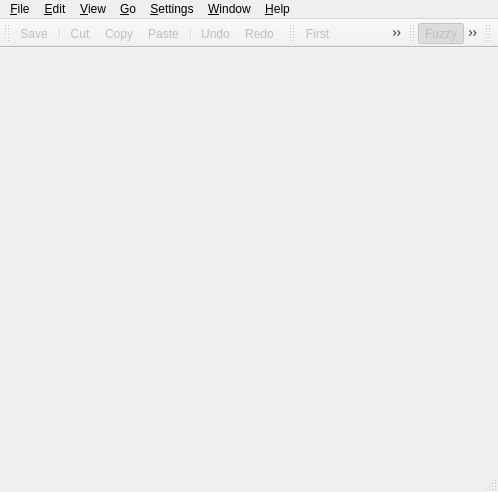
<ui version="4.0" >
 <class>MainWindow</class>
 <widget class="QMainWindow" name="MainWindow" >
  <property name="enabled" >
   <bool>true</bool>
  </property>
  <property name="geometry" >
   <rect>
    <x>0</x>
    <y>0</y>
    <width>498</width>
    <height>492</height>
   </rect>
  </property>
  <property name="sizePolicy" >
   <sizepolicy>
    <hsizetype>7</hsizetype>
    <vsizetype>7</vsizetype>
    <horstretch>0</horstretch>
    <verstretch>0</verstretch>
   </sizepolicy>
  </property>
  <property name="minimumSize" >
   <size>
    <width>400</width>
    <height>300</height>
   </size>
  </property>
  <property name="contextMenuPolicy" >
   <enum>Qt::DefaultContextMenu</enum>
  </property>
  <property name="windowTitle" >
   <string>Form</string>
  </property>
  <property name="windowIcon" >
   <iconset>../images/pootling.png</iconset>
  </property>
  <property name="statusTip" >
   <string/>
  </property>
  <property name="whatsThis" >
   <string/>
  </property>
  <widget class="QWidget" name="centralwidget" />
  <widget class="QMenuBar" name="menubar" >
   <property name="geometry" >
    <rect>
     <x>0</x>
     <y>0</y>
     <width>498</width>
     <height>28</height>
    </rect>
   </property>
   <widget class="QMenu" name="menuFile" >
    <property name="title" >
     <string>&amp;File</string>
    </property>
    <widget class="QMenu" name="menuOpen_Recent" >
     <property name="title" >
      <string>Open &amp;Recent</string>
     </property>
     <property name="icon" >
      <iconset>../images/open.png</iconset>
     </property>
    </widget>
    <addaction name="actionOpenInNewWindow" />
    <addaction name="actionOpen" />
    <addaction name="menuOpen_Recent" />
    <addaction name="action_Close" />
    <addaction name="separator" />
    <addaction name="actionSave" />
    <addaction name="actionSaveas" />
    <addaction name="separator" />
    <addaction name="actionExit" />
   </widget>
   <widget class="QMenu" name="menuEdit" >
    <property name="title" >
     <string>&amp;Edit</string>
    </property>
    <addaction name="actionUndo" />
    <addaction name="actionRedo" />
    <addaction name="separator" />
    <addaction name="actionCut" />
    <addaction name="actionCopy" />
    <addaction name="actionPaste" />
    <addaction name="separator" />
    <addaction name="actionSelectAll" />
    <addaction name="separator" />
    <addaction name="actionFind" />
    <addaction name="actionFindPrevious" />
    <addaction name="actionFindNext" />
    <addaction name="actionReplace" />
    <addaction name="separator" />
    <addaction name="actionCopySource2Target" />
    <addaction name="actionToggleFuzzy" />
    <addaction name="actionEdit_Header" />
   </widget>
   <widget class="QMenu" name="menuView" >
    <property name="enabled" >
     <bool>true</bool>
    </property>
    <property name="title" >
     <string>&amp;View</string>
    </property>
    <addaction name="actionFilterFuzzy" />
    <addaction name="actionFilterTranslated" />
    <addaction name="actionFilterUntranslated" />
   </widget>
   <widget class="QMenu" name="menuGo" >
    <property name="title" >
     <string>&amp;Go</string>
    </property>
    <addaction name="actionFirst" />
    <addaction name="actionPrevious" />
    <addaction name="actionNext" />
    <addaction name="actionLast" />
   </widget>
   <widget class="QMenu" name="menuWindow" >
    <property name="title" >
     <string>&amp;Window</string>
    </property>
    <widget class="QMenu" name="menuToolbars" >
     <property name="title" >
      <string>Toolbars</string>
     </property>
    </widget>
    <addaction name="separator" />
    <addaction name="separator" />
    <addaction name="menuToolbars" />
   </widget>
   <widget class="QMenu" name="menuHelp" >
    <property name="title" >
     <string>&amp;Help</string>
    </property>
    <addaction name="actionAbout" />
    <addaction name="actionAboutQT" />
   </widget>
   <widget class="QMenu" name="menuSettings" >
    <property name="title" >
     <string>&amp;Settings</string>
    </property>
    <addaction name="actionPreferences" />
   </widget>
   <addaction name="menuFile" />
   <addaction name="menuEdit" />
   <addaction name="menuView" />
   <addaction name="menuGo" />
   <addaction name="menuSettings" />
   <addaction name="menuWindow" />
   <addaction name="menuHelp" />
  </widget>
  <widget class="QStatusBar" name="statusbar" />
  <widget class="QToolBar" name="toolStandard" >
   <property name="enabled" >
    <bool>true</bool>
   </property>
   <property name="windowTitle" >
    <string>Standard Toolbar</string>
   </property>
   <property name="orientation" >
    <enum>Qt::Horizontal</enum>
   </property>
   <attribute name="toolBarArea" >
    <number>4</number>
   </attribute>
   <addaction name="actionSave" />
   <addaction name="separator" />
   <addaction name="actionCut" />
   <addaction name="actionCopy" />
   <addaction name="actionPaste" />
   <addaction name="separator" />
   <addaction name="actionUndo" />
   <addaction name="actionRedo" />
  </widget>
  <widget class="QToolBar" name="toolNavigation" >
   <property name="contextMenuPolicy" >
    <enum>Qt::DefaultContextMenu</enum>
   </property>
   <property name="acceptDrops" >
    <bool>false</bool>
   </property>
   <property name="windowTitle" >
    <string>Navigation Toolbar</string>
   </property>
   <property name="orientation" >
    <enum>Qt::Horizontal</enum>
   </property>
   <attribute name="toolBarArea" >
    <number>4</number>
   </attribute>
   <addaction name="actionFirst" />
   <addaction name="actionPrevious" />
   <addaction name="actionNext" />
   <addaction name="actionLast" />
  </widget>
  <widget class="QToolBar" name="toolFilter" >
   <property name="windowTitle" >
    <string>Filter Toolbar</string>
   </property>
   <property name="orientation" >
    <enum>Qt::Horizontal</enum>
   </property>
   <attribute name="toolBarArea" >
    <number>4</number>
   </attribute>
   <addaction name="actionFilterFuzzy" />
   <addaction name="actionFilterTranslated" />
   <addaction name="actionFilterUntranslated" />
  </widget>
  <widget class="QToolBar" name="toolBar" >
   <property name="orientation" >
    <enum>Qt::Horizontal</enum>
   </property>
   <attribute name="toolBarArea" >
    <number>4</number>
   </attribute>
  </widget>
  <action name="actionNew" >
   <property name="icon" >
    <iconset>../images/new.png</iconset>
   </property>
   <property name="text" >
    <string>&amp;New</string>
   </property>
   <property name="shortcut" >
    <string>Ctrl+N</string>
   </property>
  </action>
  <action name="actionOpen" >
   <property name="icon" >
    <iconset>../images/open.png</iconset>
   </property>
   <property name="text" >
    <string>&amp;Open</string>
   </property>
   <property name="whatsThis" >
    <string>&lt;h3>open a file&lt;/h3>You will be asked for the name of a file to be opened and open recent file in an editor window.</string>
   </property>
   <property name="shortcut" >
    <string>Ctrl+O</string>
   </property>
  </action>
  <action name="actionSave" >
   <property name="enabled" >
    <bool>false</bool>
   </property>
   <property name="icon" >
    <iconset>../images/save.png</iconset>
   </property>
   <property name="text" >
    <string>&amp;Save</string>
   </property>
   <property name="whatsThis" >
    <string>&lt;h3>Save a file&lt;/h3>Save the contents of current editor window.</string>
   </property>
   <property name="shortcut" >
    <string>Ctrl+S</string>
   </property>
  </action>
  <action name="actionSaveas" >
   <property name="enabled" >
    <bool>false</bool>
   </property>
   <property name="icon" >
    <iconset>../images/saveAs.png</iconset>
   </property>
   <property name="text" >
    <string>Save &amp;As</string>
   </property>
   <property name="shortcut" >
    <string/>
   </property>
  </action>
  <action name="actionExit" >
   <property name="icon" >
    <iconset>../images/exit.png</iconset>
   </property>
   <property name="text" >
    <string>&amp;Quit</string>
   </property>
   <property name="statusTip" >
    <string>Quit the application</string>
   </property>
   <property name="whatsThis" >
    <string>&lt;h3>Quit the application&lt;/h3>You will be asked to save the opened file that is being edited.</string>
   </property>
   <property name="shortcut" >
    <string>Ctrl+Q</string>
   </property>
  </action>
  <action name="actionUndo" >
   <property name="enabled" >
    <bool>false</bool>
   </property>
   <property name="icon" >
    <iconset>../images/undo.png</iconset>
   </property>
   <property name="text" >
    <string>Undo</string>
   </property>
   <property name="whatsThis" >
    <string>&lt;h3>Undo&lt;/h3>Undo the last change done in the current editor.</string>
   </property>
   <property name="shortcut" >
    <string>Ctrl+Z</string>
   </property>
  </action>
  <action name="actionRedo" >
   <property name="enabled" >
    <bool>false</bool>
   </property>
   <property name="icon" >
    <iconset>../images/redo.png</iconset>
   </property>
   <property name="text" >
    <string>Redo</string>
   </property>
   <property name="whatsThis" >
    <string>&lt;h3>Redo&lt;/h3>Redo the last change done in the current editor.</string>
   </property>
   <property name="shortcut" >
    <string>Ctrl+Shift+Z</string>
   </property>
  </action>
  <action name="actionCut" >
   <property name="enabled" >
    <bool>false</bool>
   </property>
   <property name="icon" >
    <iconset>../images/cut.png</iconset>
   </property>
   <property name="text" >
    <string>Cut</string>
   </property>
   <property name="whatsThis" >
    <string>&lt;h3>Cut&lt;/h3>Cut the selected text of the current editor to the clipboard.</string>
   </property>
   <property name="shortcut" >
    <string>Ctrl+X</string>
   </property>
  </action>
  <action name="actionCopy" >
   <property name="checkable" >
    <bool>false</bool>
   </property>
   <property name="enabled" >
    <bool>false</bool>
   </property>
   <property name="icon" >
    <iconset>../images/copy.png</iconset>
   </property>
   <property name="text" >
    <string>Copy</string>
   </property>
   <property name="whatsThis" >
    <string>&lt;h3>Copy&lt;/h3>Copy the selected text of the current editor to the clipboard.</string>
   </property>
   <property name="shortcut" >
    <string>Ctrl+C</string>
   </property>
  </action>
  <action name="actionPaste" >
   <property name="enabled" >
    <bool>false</bool>
   </property>
   <property name="icon" >
    <iconset>../images/paste.png</iconset>
   </property>
   <property name="text" >
    <string>Paste</string>
   </property>
   <property name="iconText" >
    <string>Paste</string>
   </property>
   <property name="toolTip" >
    <string>Paste</string>
   </property>
   <property name="whatsThis" >
    <string>&lt;h3>Paste&lt;/h3>Paste the last cut/copies text from the clipboard to the current editor.</string>
   </property>
   <property name="shortcut" >
    <string>Ctrl+V</string>
   </property>
  </action>
  <action name="actionFind" >
   <property name="enabled" >
    <bool>false</bool>
   </property>
   <property name="icon" >
    <iconset>../images/find.png</iconset>
   </property>
   <property name="text" >
    <string>Find</string>
   </property>
   <property name="shortcut" >
    <string>Ctrl+F</string>
   </property>
  </action>
  <action name="actionAbout" >
   <property name="text" >
    <string>About</string>
   </property>
   <property name="shortcut" >
    <string/>
   </property>
  </action>
  <action name="actionShowMenuBar" >
   <property name="text" >
    <string>Show MenuBar</string>
   </property>
   <property name="shortcut" >
    <string>Ctrl+M</string>
   </property>
  </action>
  <action name="actionShowTUview" >
   <property name="text" >
    <string>Show TUview</string>
   </property>
   <property name="shortcut" >
    <string>Ctrl+T</string>
   </property>
  </action>
  <action name="actionAboutQT" >
   <property name="text" >
    <string>About QT</string>
   </property>
   <property name="shortcut" >
    <string/>
   </property>
  </action>
  <action name="actionShow_MenuBar" >
   <property name="text" >
    <string>Show MenuBar</string>
   </property>
  </action>
  <action name="actionShow_TUview" >
   <property name="text" >
    <string>Show TUview</string>
   </property>
  </action>
  <action name="actionFirst" >
   <property name="enabled" >
    <bool>false</bool>
   </property>
   <property name="icon" >
    <iconset>../images/first.png</iconset>
   </property>
   <property name="text" >
    <string>&amp;First</string>
   </property>
   <property name="whatsThis" >
    <string>&lt;h3>First&lt;/h3>Move to first row of the table.</string>
   </property>
   <property name="shortcut" >
    <string>Ctrl+PgUp</string>
   </property>
  </action>
  <action name="actionPrevious" >
   <property name="enabled" >
    <bool>false</bool>
   </property>
   <property name="icon" >
    <iconset>../images/previous.png</iconset>
   </property>
   <property name="text" >
    <string>&amp;Previous</string>
   </property>
   <property name="whatsThis" >
    <string>&lt;h3>Previous&lt;/h3>Move to previous row inside the table.</string>
   </property>
   <property name="shortcut" >
    <string>PgUp</string>
   </property>
  </action>
  <action name="actionNext" >
   <property name="enabled" >
    <bool>false</bool>
   </property>
   <property name="icon" >
    <iconset>../images/next.png</iconset>
   </property>
   <property name="text" >
    <string>&amp;Next</string>
   </property>
   <property name="whatsThis" >
    <string>&lt;h3>Next&lt;/h3>Move to next row inside the table.</string>
   </property>
   <property name="shortcut" >
    <string>PgDown</string>
   </property>
  </action>
  <action name="actionLast" >
   <property name="enabled" >
    <bool>false</bool>
   </property>
   <property name="icon" >
    <iconset>../images/last.png</iconset>
   </property>
   <property name="text" >
    <string>&amp;Last</string>
   </property>
   <property name="whatsThis" >
    <string>&lt;h3>Last&lt;/h3>Move to last row of the table.</string>
   </property>
   <property name="shortcut" >
    <string>Ctrl+PgDown</string>
   </property>
  </action>
  <action name="actionShowDetail" >
   <property name="text" >
    <string>Show Detail</string>
   </property>
  </action>
  <action name="actionShowComment" >
   <property name="text" >
    <string>Show Comment</string>
   </property>
  </action>
  <action name="actionShowOverview" >
   <property name="text" >
    <string>Show Overview</string>
   </property>
  </action>
  <action name="actionCopySource2Target" >
   <property name="enabled" >
    <bool>false</bool>
   </property>
   <property name="text" >
    <string>Copy Source to Target</string>
   </property>
   <property name="shortcut" >
    <string>F2</string>
   </property>
  </action>
  <action name="actionToggleFuzzy" >
   <property name="enabled" >
    <bool>false</bool>
   </property>
   <property name="text" >
    <string>Toggle fuzzy</string>
   </property>
   <property name="shortcut" >
    <string>Ctrl+U</string>
   </property>
  </action>
  <action name="actionFile" >
   <property name="text" >
    <string>file</string>
   </property>
  </action>
  <action name="actionFind_Previous" >
   <property name="enabled" >
    <bool>false</bool>
   </property>
   <property name="text" >
    <string>Find Previous</string>
   </property>
  </action>
  <action name="actionFind_Next" >
   <property name="enabled" >
    <bool>false</bool>
   </property>
   <property name="text" >
    <string>Find Next</string>
   </property>
  </action>
  <action name="actionReplace" >
   <property name="enabled" >
    <bool>false</bool>
   </property>
   <property name="text" >
    <string>&amp;Replace</string>
   </property>
   <property name="shortcut" >
    <string>Ctrl+R</string>
   </property>
  </action>
  <action name="actionFindNext" >
   <property name="enabled" >
    <bool>false</bool>
   </property>
   <property name="text" >
    <string>Find Next</string>
   </property>
   <property name="iconText" >
    <string>Find Next</string>
   </property>
   <property name="toolTip" >
    <string>Find Next</string>
   </property>
   <property name="shortcut" >
    <string>F3</string>
   </property>
  </action>
  <action name="actionOpenInNewWindow" >
   <property name="icon" >
    <iconset>../images/window_new.png</iconset>
   </property>
   <property name="text" >
    <string>Open in New Window</string>
   </property>
   <property name="visible" >
    <bool>false</bool>
   </property>
  </action>
  <action name="actionFindPrevious" >
   <property name="enabled" >
    <bool>false</bool>
   </property>
   <property name="text" >
    <string>Find Previous</string>
   </property>
   <property name="shortcut" >
    <string>Shift+F3</string>
   </property>
  </action>
  <action name="actionSelectAll" >
   <property name="enabled" >
    <bool>false</bool>
   </property>
   <property name="text" >
    <string>Select &amp;All</string>
   </property>
   <property name="shortcut" >
    <string>Ctrl+A</string>
   </property>
  </action>
  <action name="actionEdit_Header" >
   <property name="enabled" >
    <bool>false</bool>
   </property>
   <property name="text" >
    <string>Header...</string>
   </property>
   <property name="statusTip" >
    <string>Open the dialog to edit the header information.</string>
   </property>
   <property name="shortcut" >
    <string>Ctrl+H</string>
   </property>
  </action>
  <action name="actionPreferences" >
   <property name="icon" >
    <iconset>../images/configure.png</iconset>
   </property>
   <property name="text" >
    <string>&amp;Preferences...</string>
   </property>
  </action>
  <action name="actionComment" >
   <property name="checkable" >
    <bool>true</bool>
   </property>
   <property name="text" >
    <string>Comment</string>
   </property>
  </action>
  <action name="actionToolbars" >
   <property name="text" >
    <string>Toolbars</string>
   </property>
  </action>
  <action name="actionFilterFuzzy" >
   <property name="checkable" >
    <bool>true</bool>
   </property>
   <property name="checked" >
    <bool>true</bool>
   </property>
   <property name="enabled" >
    <bool>false</bool>
   </property>
   <property name="icon" >
    <iconset>../images/fuzzy.png</iconset>
   </property>
   <property name="text" >
    <string>Fuzzy</string>
   </property>
   <property name="toolTip" >
    <string>Hide/Show Fuzzy Items</string>
   </property>
   <property name="statusTip" >
    <string>Hide/Show Fuzzy Items</string>
   </property>
   <property name="shortcut" >
    <string>Ctrl+Alt+F</string>
   </property>
  </action>
  <action name="actionFilterTranslated" >
   <property name="checkable" >
    <bool>true</bool>
   </property>
   <property name="checked" >
    <bool>true</bool>
   </property>
   <property name="enabled" >
    <bool>false</bool>
   </property>
   <property name="icon" >
    <iconset>../images/translated.png</iconset>
   </property>
   <property name="text" >
    <string>Translated</string>
   </property>
   <property name="toolTip" >
    <string>Hide/Show Translated Items</string>
   </property>
   <property name="statusTip" >
    <string>Hide/Show Translated Items</string>
   </property>
   <property name="shortcut" >
    <string>Ctrl+Alt+T</string>
   </property>
  </action>
  <action name="actionFilterUntranslated" >
   <property name="checkable" >
    <bool>true</bool>
   </property>
   <property name="checked" >
    <bool>true</bool>
   </property>
   <property name="enabled" >
    <bool>false</bool>
   </property>
   <property name="icon" >
    <iconset>../images/untranslated.png</iconset>
   </property>
   <property name="text" >
    <string>Untranslated</string>
   </property>
   <property name="toolTip" >
    <string>Hide/Show Untranslated Items</string>
   </property>
   <property name="statusTip" >
    <string>Hide/Show Untranslated Items</string>
   </property>
   <property name="shortcut" >
    <string>Ctrl+Alt+U</string>
   </property>
  </action>
  <action name="action_Close" >
   <property name="enabled" >
    <bool>false</bool>
   </property>
   <property name="icon" >
    <iconset>../images/fileclose.png</iconset>
   </property>
   <property name="text" >
    <string>&amp;Close</string>
   </property>
   <property name="statusTip" >
    <string>Close the current opened file</string>
   </property>
   <property name="whatsThis" >
    <string>&lt;h3>Close the current opened file&lt;/h3>You will be asked whether to save the current opened file.</string>
   </property>
   <property name="shortcut" >
    <string>Ctrl+W</string>
   </property>
  </action>
 </widget>
 <resources/>
 <connections/>
</ui>
